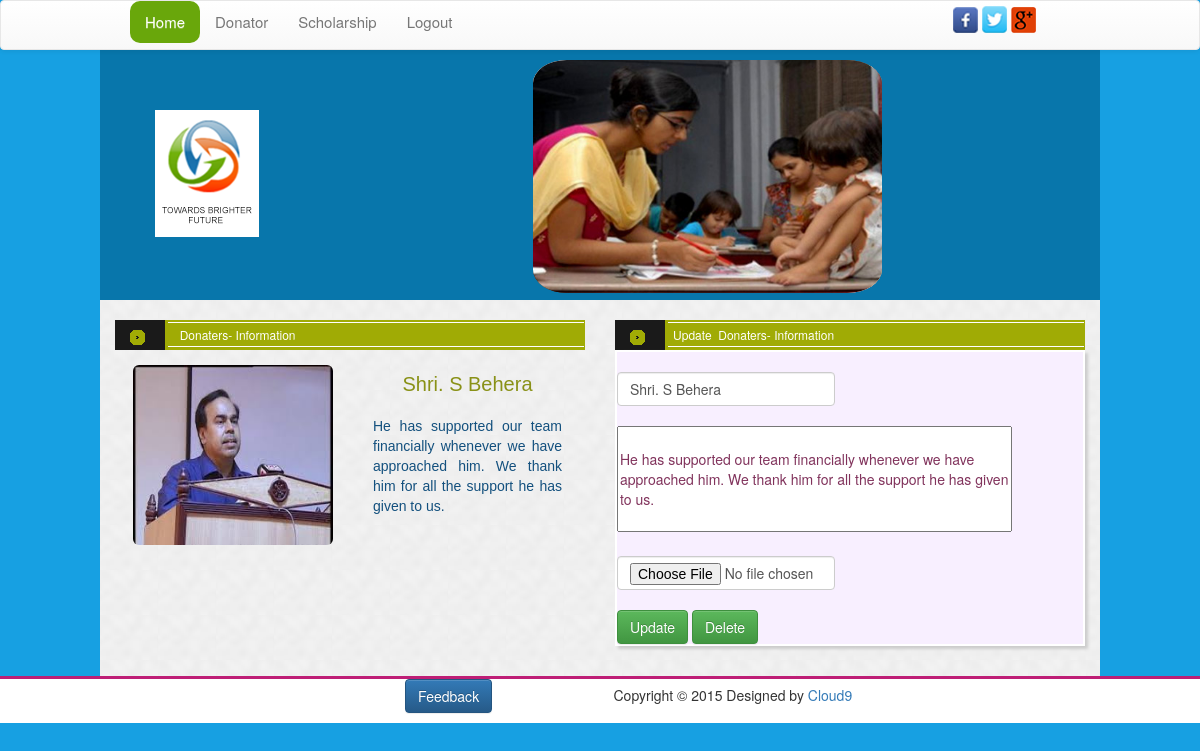
The page /Donator_edit.php?id=1 (signed in) on the database its author committed.
### tables this page shows
CREATE TABLE `donaters` (
  `Id` int(11) NOT NULL AUTO_INCREMENT,
  `Dname` varchar(50) NOT NULL,
  `Message` varchar(1000) NOT NULL,
  `Filename` varchar(250) NOT NULL,
  PRIMARY KEY (`Id`)
);

### Donator_edit.php (the view, shortened to what this page needs)
<?php
include 'header_admin.php';
include 'connection.php';
?>
<div class="container" id="mcol"><br />
	<div class="row">
		<?php
		$sql = "SELECT * FROM donaters where Id=".$_GET["id"]."";
		$result = $conn->query($sql);
		if ($result->num_rows > 0) {
			while($row = $result->fetch_assoc()) { ?>
			<div class="col-sm-6" style="padding-bottom:30px;">
				<div class="center1">
					<div class="arrow">
						<img src="images/center-1.png">
					</div>
					<h4 class="border1"><span>&nbsp;&nbsp;Donaters-</span>&nbsp;<span>Information</span></h4>
				</div>
				<div class="col-sm-6">
					<img src="donaters/<?php  echo $row["Filename"] ?>" width="200" height="180" alt="" class="img-rounded center-block" style="margin-top:15px;">
				</div>
				<div class="col-sm-6">
					<h3 class="dotcolor"><?php  echo $row["Dname"] ?></h1>
					<p class="aboutworks"><?php  echo $row["Message"] ?></p>
				</div>
			</div>
			<div class="col-sm-6" style="padding-bottom:30px;">
				<div class="center1">
					<div class="arrow">
						<img src="images/center-1.png">
					</div>
					<h4 class="border1">Update<span>&nbsp;&nbsp;Donaters-</span>&nbsp;<span>Information</span></h4>
				</div>
				<div class="ourcenter1">
					<div class="row">
						<form id="uploadimage" name="uploadimage" action="" method="post" enctype="multipart/form-data">
							<div class="col-md-6">
								<br />
								<input type="text" name="Sname" class="form-control" value="<?php  echo $row["Dname"] ?>" placeholder = "Student Name">
								<br />
								<textarea rows="5" cols="50" name="Message" placeholder="Enter your text here...">
								<?php  echo $row["Message"] ?>
								</textarea>
								<input type="file" name="Filename" class="form-control" accept="image/*" >
								<input type="submit" class="btn btn-success" value="Update">
								<a href="edit/delete.php?name=donator&id=<?php  echo $row['Id'] ?>"><input type="button" class="btn btn-success" value="Delete" onclick="validate()"></a>
							</div>
						</form>
					</div>
				</div>
			</div>
		<?php
			}
		} ?>
	</div>
</div>
<?php include 'footer.php';?>

### css/main.css (style rules this page uses)
#mcol { background:url(../bg.png); }
body { margin:0; padding:0; background-color:#17A0E2; overflow-x:hidden; }
.center1 { font-size:15px; height:30px; background-color:#a0ab05; border:1px solid #a0ab05; }
.arrow { font-size:20px; width:50px; background-color:#1a1a1a; height:30px; margin-top:-1px; margin-left:-1px; }
.arrow img { margin-left:10px; margin-top:2px; padding:5px; }
h4 { text-align:justify; font-size:12px; color:#FFF; margin-left:52px; margin-top:-28px; border-top:2px soid #000; }
.border1 { padding:5px; border-top:1px solid #FFF; border-bottom:1px solid #FFF; }
.ourcenter1 { color:#81335c; background-color:#f8efff; border:2px solid #FFF; box-shadow:3px 3px 3px #CCCCCC; }
.aboutworks { text-align:justify; padding:8px; color:#13507e; font-weight: normal; font-family:"Trebuchet MS", Arial, Helvetica, sans-serif; font-size:14px; }
.dotcolor { font-size:20px; font-family:"Arial", Gadget, sans-serif; color:#899117; padding:3px; text-align:center; }

### Donator_edit.php (style rules this page uses)
textarea { resize: none; }

### rows shown on the page
donaters: Filename (picture), Dname "Shri. S Behera", Message "He has supported our team financially whenever we have approached him. We thank him for all the support he has given to us.", Sname "Shri. S Behera"
